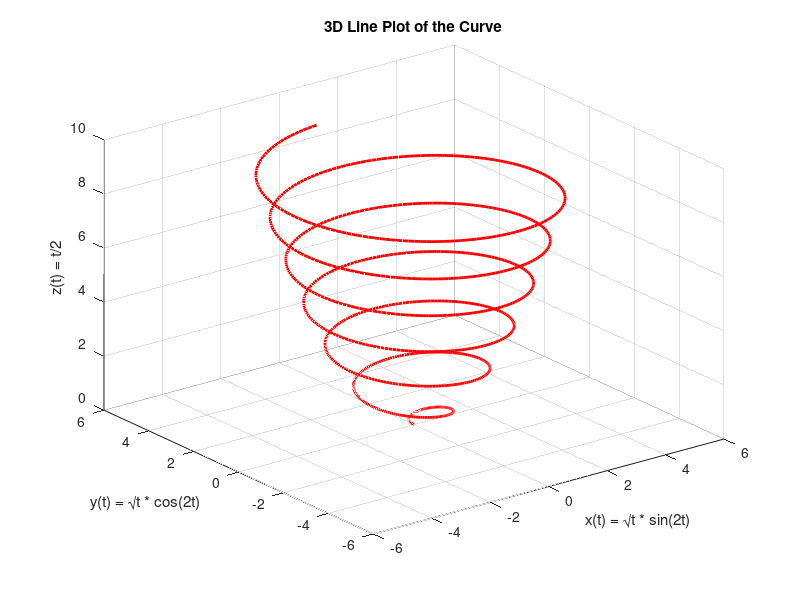
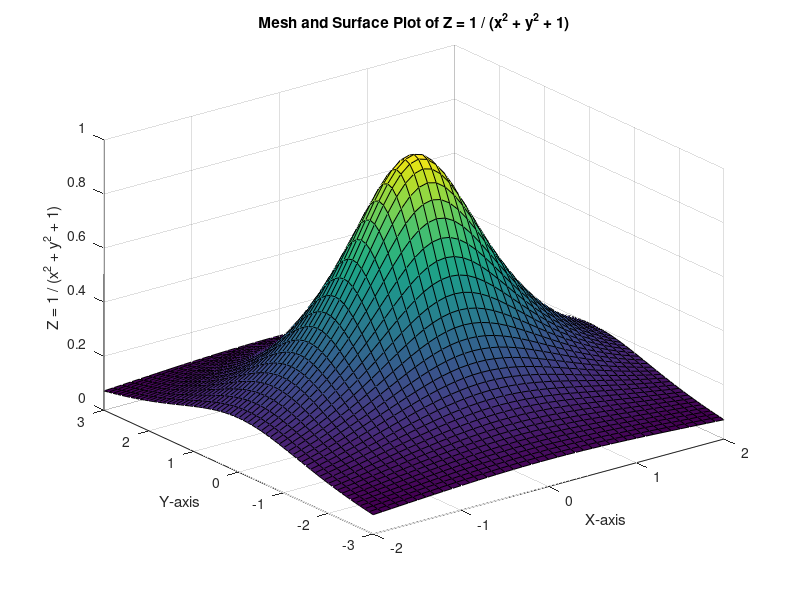
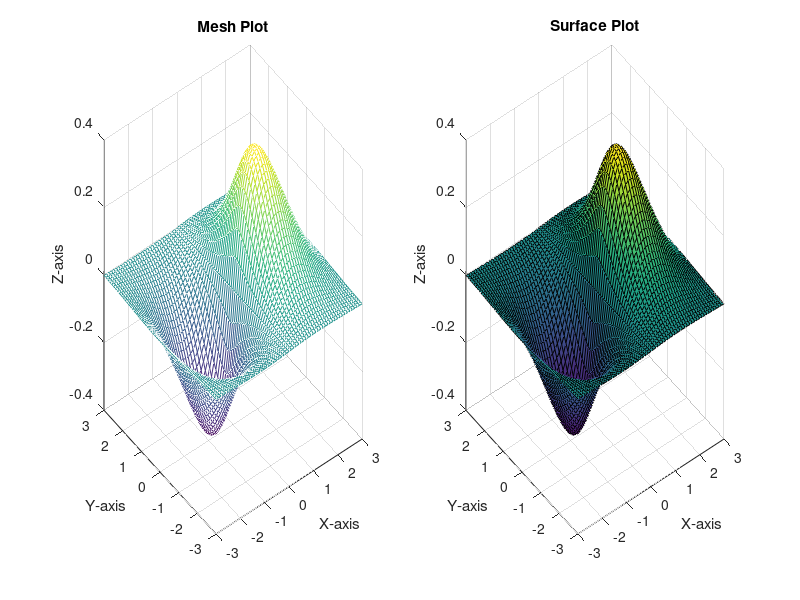

Recreate these plots in MATLAB, in order. (Note: this script raises an error after producing the figures.)
% write matlab program to create 3d line plot of a curve whose equation is
% x= suare root of t into sin 2t, 
% y= suare root of t into cos 2t, 
% z = t/2, 0<= t <=6Pi

% Define the parameter t
t = linspace(0, 6*pi, 1000);

% Compute the coordinates
x = sqrt(t) .* sin(2*t);
y = sqrt(t) .* cos(2*t);
z = t / 2;

% Create a 3D line plot
figure;
plot3(x, y, z, "r" , 'LineWidth', 2);
grid on;

% Label the axes
xlabel('x(t) = \surd{t} * sin(2t)');
ylabel('y(t) = \surd{t} * cos(2t)');
zlabel('z(t) = t/2');

% Title
title('3D Line Plot of the Curve');

%%
x = -2:0.1:2;  
y = -3:0.1:3;  

[p, q] = meshgrid(x, y);  % p and q are matrices containing the grid points
z = 1 ./ (p.^2 + q.^2 + 1);  % z is the function value for each (p, q) pair

figure; 
mesh(p, q, z);  % Generate a mesh plot of the function
surf(p, q, z);  % Generate a surface plot of the function

xlabel('X-axis');
ylabel('Y-axis');
zlabel('Z = 1 / (x^2 + y^2 + 1)');  % Label for Z-axis with the function
title('Mesh and Surface Plot of Z = 1 / (x^2 + y^2 + 1)');

%%

% Define the range for x and y
x = -3:0.1:3;
y = -3:0.1:3;

% Create meshgrid for the 2D domain
[p, q] = meshgrid(x, y);

% Calculate the function z
z = 1.7 .^ (-1.5 .* sqrt(p .^ 2 + q .^ 2)) .* sin(p) .* cos(q ./ 2);

% Plot the mesh
figure;
subplot(1, 2, 1);
mesh(p, q, z);
xlabel('X-axis');
ylabel('Y-axis');
zlabel('Z-axis');
title('Mesh Plot');

% Plot the surface
subplot(1, 2, 2); 
surf(p, q, z);  
xlabel('X-axis');
ylabel('Y-axis');
zlabel('Z-axis');
title('Surface Plot');

% Overall title for the figure
sgtitle('Mesh and Surface Plot of Z = 1.7^{(-1.5 * \sqrt{x^2 + y^2})} * sin(x) * cos(y/2)');